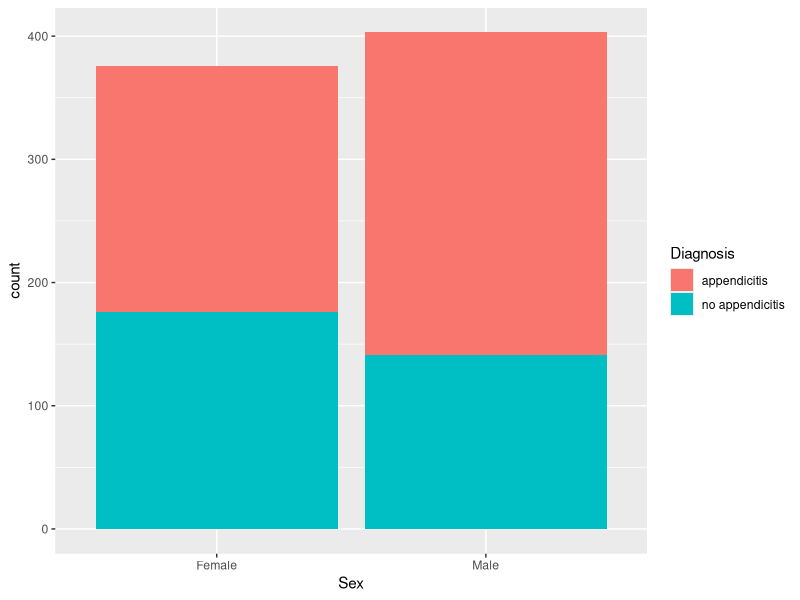
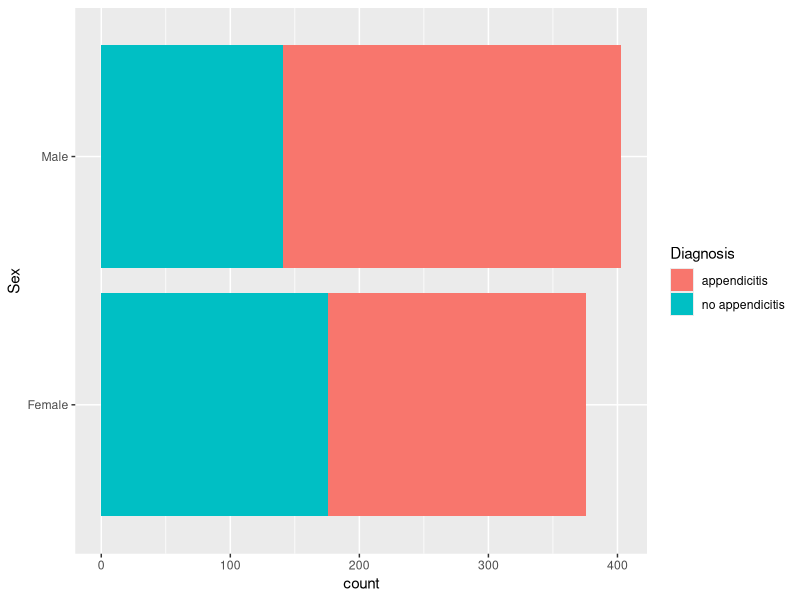

Reproduce these figures in R, in order. (Note: this script raises an error after producing the figures.)
## ---- chunk 1
library(tidyverse)
library(readxl) #load libraries
app_data <- read_excel("data/app_data.xlsx", sheet = 1)
app_data <- app_data |>
  mutate(BMI = as.numeric(BMI),
         US_Number = as.character(US_Number),
         SexF = factor(Sex, levels = c("female", "male"), labels = c("Female", "Male")),
         DiagnosisF = as.factor(Diagnosis),
         SeverityF = as.factor(Severity))
app_data
## ---- chunk 2
table(app_data$SexF)
## ---- chunk 3
table(app_data$SexF, useNA = "always")
## ---- chunk 4
table(app_data$SexF, app_data$DiagnosisF) #returns an array. which means we can subset them if we want
## ---- chunk 5
two_way_sex_diag <- table(app_data$SexF, app_data$DiagnosisF)
two_way_sex_diag[,1]
## ---- chunk 6
table(app_data$SexF, app_data$DiagnosisF, app_data$Severity)
## ---- chunk 7
three_way <- table(app_data$SexF, app_data$DiagnosisF, app_data$SeverityF)
three_way[, , "uncomplicated"]
## ---- chunk 8
#or
three_way[, , 2]
## ---- chunk 9
three_way[, 2, 2]
## ---- chunk 10
table(app_data[, c("SexF", "DiagnosisF")])
## ---- chunk 11
app_data |>
  group_by(SexF) |>
  summarize(count = n())
## ---- chunk 12
app_data |>
  drop_na(SexF) |>
  group_by(SexF) |>
  summarize(count = n())
## ---- chunk 13
app_data |>
  drop_na(SexF, DiagnosisF) |>
  group_by(SexF, DiagnosisF) |>
  summarize(count = n())
## ---- chunk 14
app_data |>
  drop_na(SexF, DiagnosisF) |>
  group_by(SexF, DiagnosisF) |>
  summarize(count = n()) |>
  pivot_wider(names_from = DiagnosisF, values_from = count)
## ---- chunk 15
app_data |>
  drop_na(SexF, DiagnosisF, SeverityF) |>
  group_by(SexF, DiagnosisF, SeverityF) |>
  summarize(count = n())
## ---- chunk 16
app_data |>
  drop_na(SexF, DiagnosisF, SeverityF) |>
  group_by(SexF, DiagnosisF, SeverityF) |>
  summarize(count = n()) |>
  pivot_wider(names_from = SeverityF, values_from = count)
## ---- chunk 17
app_data
## ---- chunk 18
g <- ggplot(data = app_data |>
         drop_na(SexF, DiagnosisF),
         aes(x = SexF, fill = DiagnosisF)) 
g + geom_bar() +
  labs(x = "Sex") + #change x-axis name
  scale_fill_discrete("Diagnosis") #change name of legend
## ---- chunk 19
g <- ggplot(data = app_data |>
         drop_na(SexF, DiagnosisF),
         aes(x = SexF, fill = DiagnosisF)) 
g + geom_bar() +
  labs(x = "Sex") + #change x-axis name
  scale_fill_discrete("Diagnosis") + #change name of legend
  coord_flip()#make horizontal
## ---- chunk 20
geom_bar(mapping = NULL, data = NULL, stat = "count",
         position = "stack", ..., width = NULL, binwidth= NULL, na.rm = FALSE,
         show.legend = NA, inherit.aes = TRUE)
## ---- chunk 21
ggplot(data = app_data |>
         drop_na(SexF, DiagnosisF),
       aes(x = SexF, fill = DiagnosisF)) + geom_bar()
## ---- chunk 22
# or
ggplot(data = app_data |>
         drop_na(SexF, DiagnosisF),
       aes(x = SexF, fill = DiagnosisF)) + stat_count()
## ---- chunk 23
ggplot(data = app_data |>
         drop_na(SexF, DiagnosisF) |>
         group_by(SexF, DiagnosisF) |>
         summarize(count = n()), aes(x = SexF, y = count, fill = DiagnosisF)) +
  geom_bar(stat = "identity")
## ---- chunk 24
ggplot(data = app_data |>
         drop_na(SexF, DiagnosisF), aes(x = SexF, fill = DiagnosisF)) +
  geom_bar(position = "dodge") +
  labs(x = "Sex") +
  scale_fill_discrete("Diagnosis")
## ---- chunk 25
library(tidyverse)
library(readxl)
app_data <- read_excel("data/app_data.xlsx", sheet = 1)
app_data <- app_data |>
  mutate(BMI = as.numeric(BMI),
         US_Number = as.character(US_Number),
         SexF = factor(Sex, levels = c("female", "male"), labels = c("Female", "Male")),
         DiagnosisF = as.factor(Diagnosis),
         SeverityF = as.factor(Severity))
app_data
## ---- chunk 26
app_data |>
  summarize(mean_BMI = mean(BMI, na.rm = TRUE), med_BMI = median(BMI, na.rm = TRUE))
## ---- chunk 27
app_data |>
  summarize(across(where(is.numeric), 
                   list("mean" = mean, "median" = median), 
                   .names = "{.fn}_{.col}"))
## ---- chunk 28
app_data |>
  summarize(across(where(is.numeric), 
                   list("mean" = ~ mean(.x, na.rm = TRUE), "median" = ~ median(.x, na.rm = TRUE)), 
                   .names = "{.fn}_{.col}"))
## ---- chunk 29
app_data |>
  group_by(Diagnosis, Sex) |>
  drop_na(Diagnosis, Sex) |>
  summarize(mean_BMI = mean(BMI, na.rm = TRUE), med_BMI = median(BMI, na.rm = TRUE))

#`summarise()` has grouped output by 'Diagnosis'. You can override using the .groups` argument.
## ---- chunk 30
app_data |>
  group_by(Diagnosis, Sex) |>
  drop_na(Diagnosis, Sex) |>
  summarize(across(where(is.numeric), 
                   list("mean" = ~ mean(.x, na.rm = TRUE), "median" = ~ median(.x, na.rm = TRUE)), 
                   .names = "{.fn}_{.col}"))
## ---- chunk 31
app_data |>
  group_by(Diagnosis, Sex) |>
  drop_na(Diagnosis, Sex) |>
  summarize(sd_BIM = sd(BMI, na.rm = TRUE), IQR_BMI = IQR(BMI, na.rm = TRUE))
## ---- chunk 32
app_data |>
  group_by(Diagnosis, Sex) |>
  drop_na(Diagnosis, Sex) |>
  summarize(correlation = cor(BMI, Age))
## ---- chunk 33
app_data |>
  group_by(Diagnosis, Sex) |>
  drop_na(Diagnosis, Sex) |>
  summarize(correlation = cor(BMI, Age, use = "pairwise.complete.obs"))
## ---- chunk 34
library(tidyverse)
library(readxl)
app_data <- read_excel("data/app_data.xlsx", sheet = 1)
app_data <- app_data |>
  mutate(BMI = as.numeric(BMI),
         US_Number = as.character(US_Number),
         SexF = factor(Sex, levels = c("female", "male"), labels = c("Female", "Male")),
         DiagnosisF = as.factor(Diagnosis),
         SeverityF = as.factor(Severity))
app_data
## ---- chunk 35
g <- ggplot(app_data |>
              drop_na(RBC_Count), 
            aes(x = RBC_Count))
g + geom_density()
## ---- chunk 36
g <- ggplot(app_data |>
              drop_na(RBC_Count, Diagnosis) |>
              filter(RBC_Count < 8), 
            aes(x = RBC_Count))
#alpha is set to how much we want to see through the graph 0 = completely see through and 1 = not see through
g + geom_density(alpha = 0.5, aes(fill = Diagnosis))
## ---- chunk 37
g <- ggplot(app_data |>
              drop_na(RBC_Count, Diagnosis) |>
              filter(RBC_Count < 8), 
            aes(x = RBC_Count))
g + geom_density(alpha = 0.5, position = "fill", aes(fill = Diagnosis))
## ---- chunk 38
g <- ggplot(app_data |>
              drop_na(RBC_Count, Diagnosis) |>
              filter(RBC))
